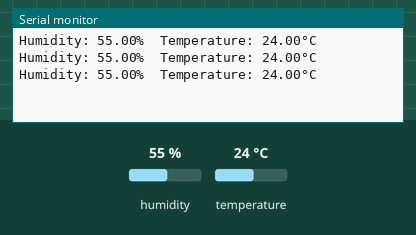
The sketch below on a simulated Arduino Uno, built with avr-gcc and run on an emulated ATmega328P. Shown: the last lines printed to the serial monitor. The test bench sets the inputs (shaded band); at power-on: humidity 55 %, temperature 24 °C.

Above: at 2.8 s.
2.9 s: humidity set to 22 %
At 5.5 s:
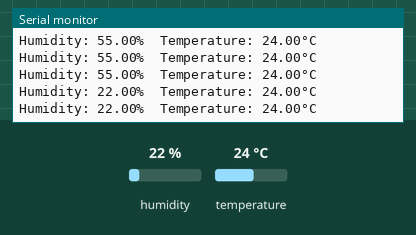
5.6 s: temperature set to 12 °C
At 6.6 s:
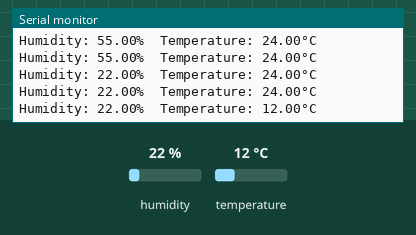
8.3 s: humidity set to 40 %
At 9.8 s:
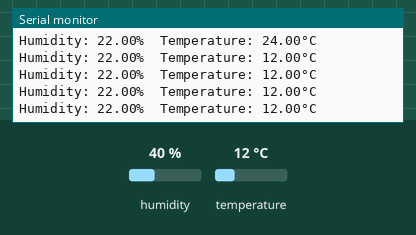
Timing chart, 0 to 11.3 s (numbered marks = the images above; inputs shaded):
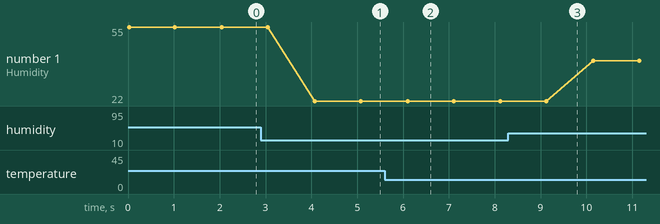

The sketch:

DHT_sensor.ino
```cpp
#include <DHT.h>

#define DHTPIN 2
#define DHTTYPE DHT11

DHT dht(DHTPIN, DHTTYPE);

void setup() {
  Serial.begin(9600);
  dht.begin();
}

void loop() {
  float humidity = dht.readHumidity();
  float temp = dht.readTemperature();

  Serial.print("Humidity: ");
  Serial.print(humidity);
  Serial.print("%  Temperature: ");
  Serial.print(temp);
  Serial.println("°C");

  delay(1000);
}
```

Measured:
- after the input at 2.9 s, the serial monitor: prints a new line after 1.2 s (image 1)
- after the input at 5.6 s, the serial monitor: prints a new line after 0.50 s (image 2)
- plotted number 1: 55 → 22 after the input at 2.9 s, 22 → 40 after the input at 8.3 s
